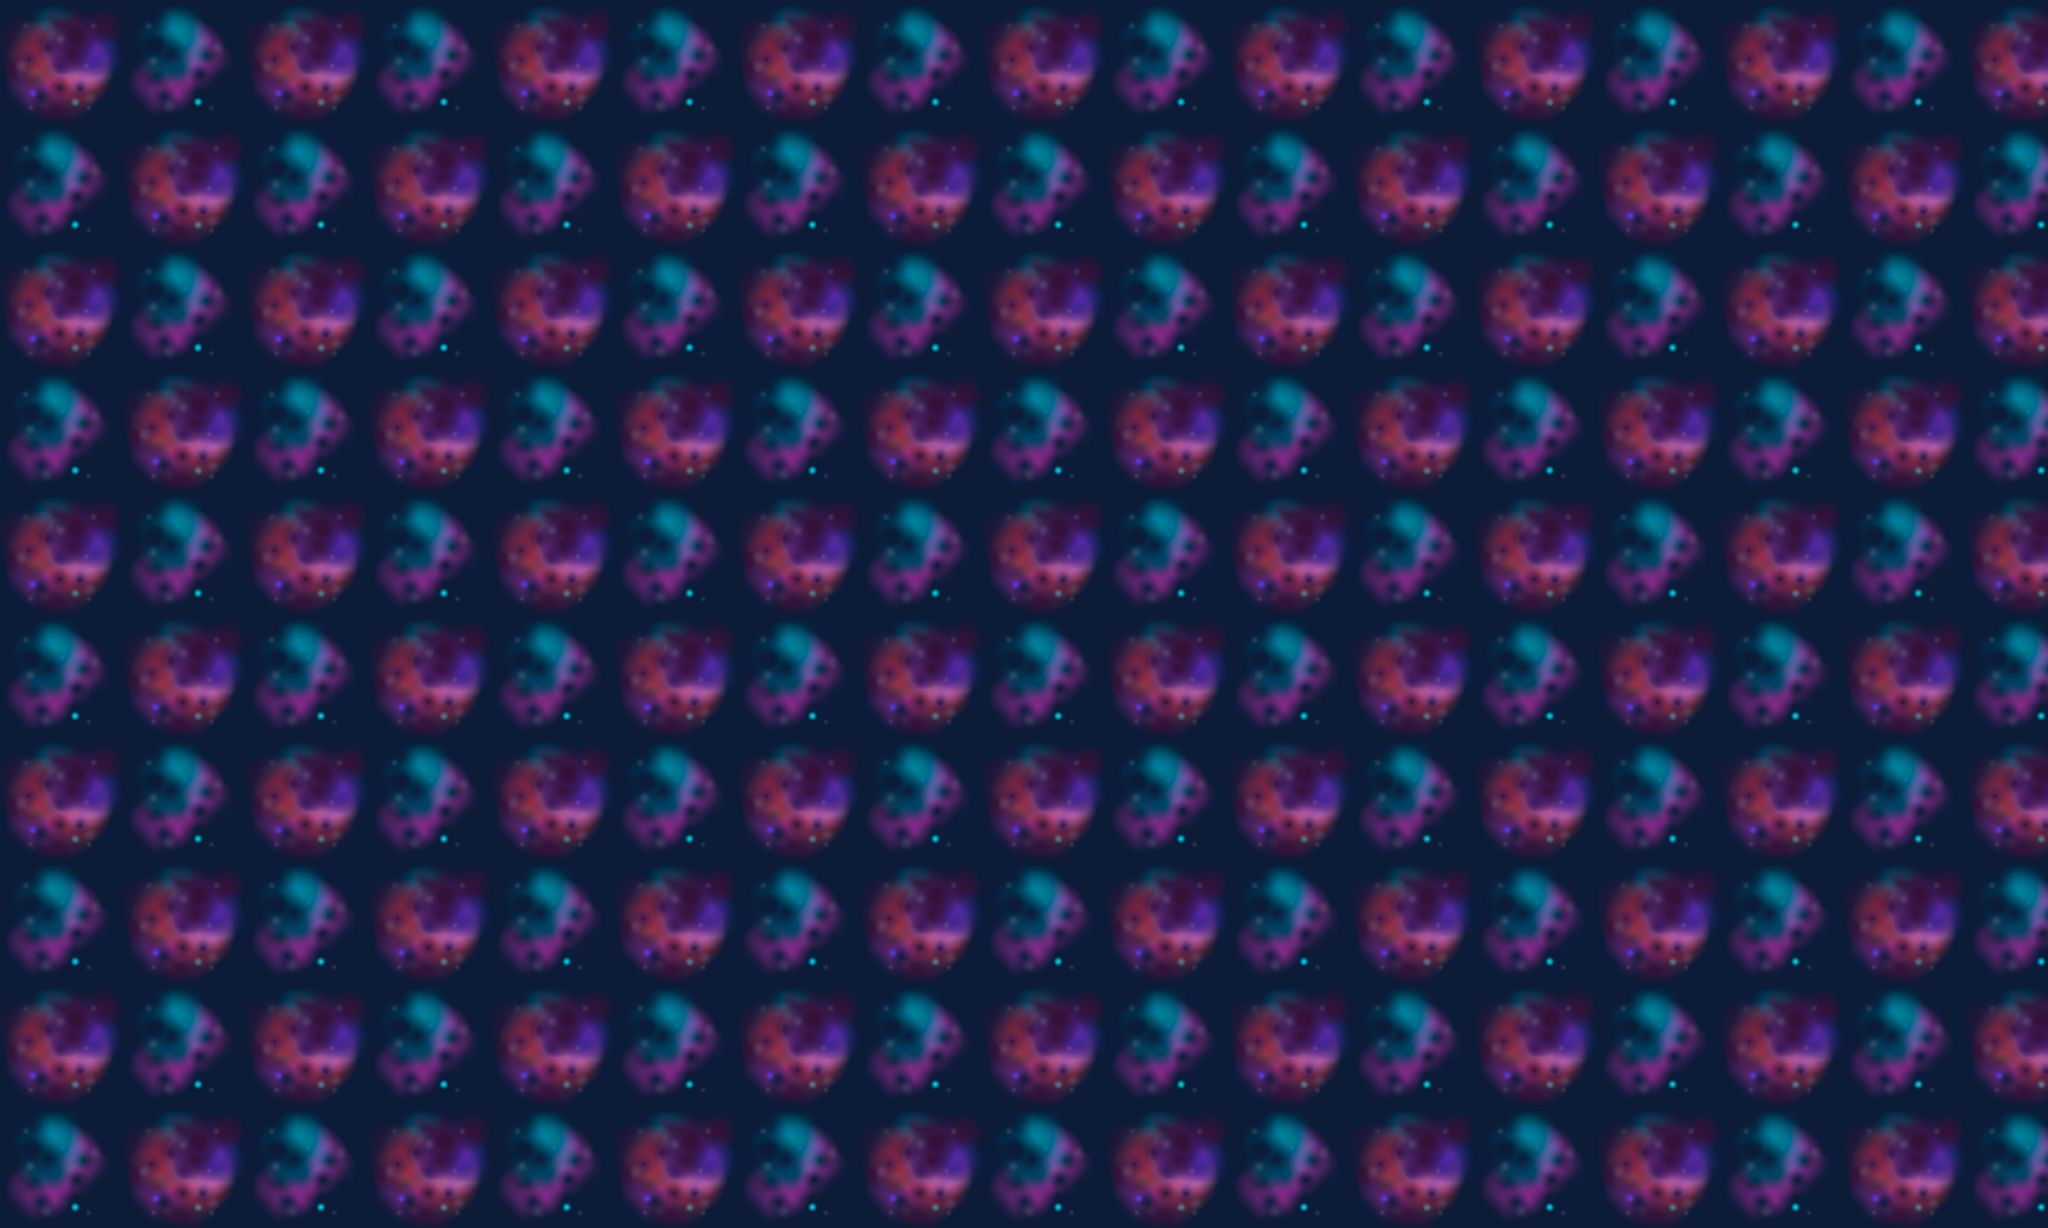

A 2D game scene composited from a Tiled map and its tileset images. What follows is a short description and the map's XML, with every tile layer's data as written:
An orthogonal 50x30 tile map with 64x64 px tiles, 1 tile layer (Capa de patrones 1), 2 tilesets.

<map version="1.4" tiledversion="1.4.2" orientation="orthogonal" renderorder="right-down" width="50" height="30" tilewidth="64" tileheight="64" infinite="0" nextlayerid="2" nextobjectid="1">
 <tileset firstgid="1" source="fondo2.tsx" />
 <tileset firstgid="10" source="fondo1.tsx" />
 <layer id="1" name="Capa de patrones 1" width="50" height="30">
  <data encoding="csv">
1,2,3,10,11,12,1,2,3,10,11,12,1,2,3,10,11,12,1,2,3,10,11,12,1,2,3,10,11,12,1,2,3,10,11,12,1,2,3,10,11,12,1,2,3,10,11,12,1,2,
4,5,6,13,14,15,4,5,6,13,14,15,4,5,6,13,14,15,4,5,6,13,14,15,4,5,6,13,14,15,4,5,6,13,14,15,4,5,6,13,14,15,4,5,6,13,14,15,4,5,
7,8,9,16,17,18,7,8,9,16,17,18,7,8,9,16,17,18,7,8,9,16,17,18,7,8,9,16,17,18,7,8,9,16,17,18,7,8,9,16,17,18,7,8,9,16,17,18,7,8,
10,11,12,1,2,3,10,11,12,1,2,3,10,11,12,1,2,3,10,11,12,1,2,3,10,11,12,1,2,3,10,11,12,1,2,3,10,11,12,1,2,3,10,11,12,1,2,3,10,11,
13,14,15,4,5,6,13,14,15,4,5,6,13,14,15,4,5,6,13,14,15,4,5,6,13,14,15,4,5,6,13,14,15,4,5,6,13,14,15,4,5,6,13,14,15,4,5,6,13,14,
16,17,18,7,8,9,16,17,18,7,8,9,16,17,18,7,8,9,16,17,18,7,8,9,16,17,18,7,8,9,16,17,18,7,8,9,16,17,18,7,8,9,16,17,18,7,8,9,16,17,
1,2,3,10,11,12,1,2,3,10,11,12,1,2,3,10,11,12,1,2,3,10,11,12,1,2,3,10,11,12,1,2,3,10,11,12,1,2,3,10,11,12,1,2,3,10,11,12,1,2,
4,5,6,13,14,15,4,5,6,13,14,15,4,5,6,13,14,15,4,5,6,13,14,15,4,5,6,13,14,15,4,5,6,13,14,15,4,5,6,13,14,15,4,5,6,13,14,15,4,5,
7,8,9,16,17,18,7,8,9,16,17,18,7,8,9,16,17,18,7,8,9,16,17,18,7,8,9,16,17,18,7,8,9,16,17,18,7,8,9,16,17,18,7,8,9,16,17,18,7,8,
10,11,12,1,2,3,10,11,12,1,2,3,10,11,12,1,2,3,10,11,12,1,2,3,10,11,12,1,2,3,10,11,12,1,2,3,10,11,12,1,2,3,10,11,12,1,2,3,10,11,
13,14,15,4,5,6,13,14,15,4,5,6,13,14,15,4,5,6,13,14,15,4,5,6,13,14,15,4,5,6,13,14,15,4,5,6,13,14,15,4,5,6,13,14,15,4,5,6,13,14,
16,17,18,7,8,9,16,17,18,7,8,9,16,17,18,7,8,9,16,17,18,7,8,9,16,17,18,7,8,9,16,17,18,7,8,9,16,17,18,7,8,9,16,17,18,7,8,9,16,17,
1,2,3,10,11,12,1,2,3,10,11,12,1,2,3,10,11,12,1,2,3,10,11,12,1,2,3,10,11,12,1,2,3,10,11,12,1,2,3,10,11,12,1,2,3,10,11,12,1,2,
4,5,6,13,14,15,4,5,6,13,14,15,4,5,6,13,14,15,4,5,6,13,14,15,4,5,6,13,14,15,4,5,6,13,14,15,4,5,6,13,14,15,4,5,6,13,14,15,4,5,
7,8,9,16,17,18,7,8,9,16,17,18,7,8,9,16,17,18,7,8,9,16,17,18,7,8,9,16,17,18,7,8,9,16,17,18,7,8,9,16,17,18,7,8,9,16,17,18,7,8,
10,11,12,1,2,3,10,11,12,1,2,3,10,11,12,1,2,3,10,11,12,1,2,3,10,11,12,1,2,3,10,11,12,1,2,3,10,11,12,1,2,3,10,11,12,1,2,3,10,11,
13,14,15,4,5,6,13,14,15,4,5,6,13,14,15,4,5,6,13,14,15,4,5,6,13,14,15,4,5,6,13,14,15,4,5,6,13,14,15,4,5,6,13,14,15,4,5,6,13,14,
16,17,18,7,8,9,16,17,18,7,8,9,16,17,18,7,8,9,16,17,18,7,8,9,16,17,18,7,8,9,16,17,18,7,8,9,16,17,18,7,8,9,16,17,18,7,8,9,16,17,
1,2,3,10,11,12,1,2,3,10,11,12,1,2,3,10,11,12,1,2,3,10,11,12,1,2,3,10,11,12,1,2,3,10,11,12,1,2,3,10,11,12,1,2,3,10,11,12,1,2,
4,5,6,13,14,15,4,5,6,13,14,15,4,5,6,13,14,15,4,5,6,13,14,15,4,5,6,13,14,15,4,5,6,13,14,15,4,5,6,13,14,15,4,5,6,13,14,15,4,5,
7,8,9,16,17,18,7,8,9,16,17,18,7,8,9,16,17,18,7,8,9,16,17,18,7,8,9,16,17,18,7,8,9,16,17,18,7,8,9,16,17,18,7,8,9,16,17,18,7,8,
10,11,12,1,2,3,10,11,12,1,2,3,10,11,12,1,2,3,10,11,12,1,2,3,10,11,12,1,2,3,10,11,12,1,2,3,10,11,12,1,2,3,10,11,12,1,2,3,10,11,
13,14,15,4,5,6,13,14,15,4,5,6,13,14,15,4,5,6,13,14,15,4,5,6,13,14,15,4,5,6,13,14,15,4,5,6,13,14,15,4,5,6,13,14,15,4,5,6,13,14,
16,17,18,7,8,9,16,17,18,7,8,9,16,17,18,7,8,9,16,17,18,7,8,9,16,17,18,7,8,9,16,17,18,7,8,9,16,17,18,7,8,9,16,17,18,7,8,9,16,17,
1,2,3,10,11,12,1,2,3,10,11,12,1,2,3,10,11,12,1,2,3,10,11,12,1,2,3,10,11,12,1,2,3,10,11,12,1,2,3,10,11,12,1,2,3,10,11,12,1,2,
4,5,6,13,14,15,4,5,6,13,14,15,4,5,6,13,14,15,4,5,6,13,14,15,4,5,6,13,14,15,4,5,6,13,14,15,4,5,6,13,14,15,4,5,6,13,14,15,4,5,
7,8,9,16,17,18,7,8,9,16,17,18,7,8,9,16,17,18,7,8,9,16,17,18,7,8,9,16,17,18,7,8,9,16,17,18,7,8,9,16,17,18,7,8,9,16,17,18,7,8,
10,11,12,1,2,3,10,11,12,1,2,3,10,11,12,1,2,3,10,11,12,1,2,3,10,11,12,1,2,3,10,11,12,1,2,3,10,11,12,1,2,3,10,11,12,1,2,3,10,11,
13,14,15,4,5,6,13,14,15,4,5,6,13,14,15,4,5,6,13,14,15,4,5,6,13,14,15,4,5,6,13,14,15,4,5,6,13,14,15,4,5,6,13,14,15,4,5,6,13,14,
16,17,18,7,8,9,16,17,18,7,8,9,16,17,18,7,8,9,16,17,18,7,8,9,16,17,18,7,8,9,16,17,18,7,8,9,16,17,18,7,8,9,16,17,18,7,8,9,16,17
</data>
 </layer>
</map>